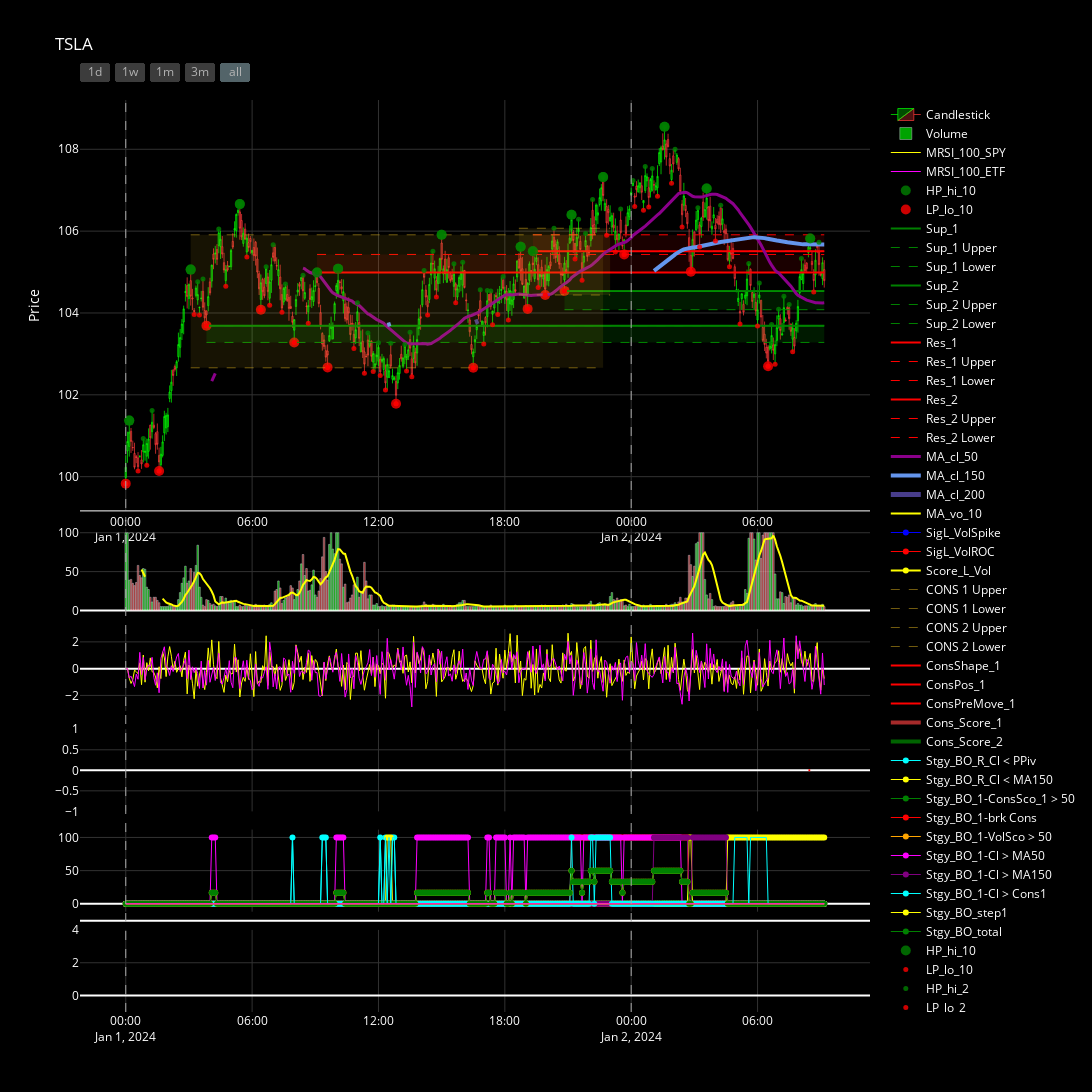

This figure's notebook cell:
### Code cell
f_day.backtest_setup(start=-10, end=-1, save_snapshots=True)
f_day.backtest_run(clear_snapshots=True)

f_day.run_snapshots(0,50, plot=True, display_df=False, sleep_time=0.1, width=2000, height=1500)

### Figure 1 — Plotly figure (JSON) as saved in the notebook; plotly's stock layout.template omitted (floating-point values rounded to 4 significant figures; data arrays with more than 128 entries replaced by an {"elided": "..."} marker saying what was removed)
{"data": [{"close": {"elided": "399 float values"}, "decreasing": {"fillcolor": "rgba(255, 59, 59, 0.3)", "line": {"color": "rgba(255, 59, 59, 0.7)", "width": 1}}, "high": {"elided": "399 float values"}, "increasing": {"fillcolor": "rgba(0, 255, 0, 0.3)", "line": {"color": "rgba(0, 255, 0, 0.7)", "width": 1}}, "low": {"elided": "399 float values"}, "name": "Candlestick", "open": {"elided": "399 float values"}, "type": "candlestick", "x": {"elided": "399 str values"}, "xaxis": "x", "yaxis": "y"}, {"marker": {"color": {"elided": "399 str values"}}, "name": "Volume", "opacity": 0.8, "type": "bar", "x": {"elided": "399 str values"}, "xaxis": "x2", "y": {"elided": "399 int values"}, "yaxis": "y2"}, {"line": {"color": "yellow", "dash": "solid", "width": 1}, "name": "MRSI_100_SPY", "type": "scatter", "x": {"elided": "399 str values"}, "xaxis": "x3", "y": {"elided": "399 float values"}, "yaxis": "y3"}, {"line": {"color": "magenta", "dash": "solid", "width": 1}, "name": "MRSI_100_ETF", "type": "scatter", "x": {"elided": "399 str values"}, "xaxis": "x3", "y": {"elided": "399 float values"}, "yaxis": "y3"}, {"marker": {"color": "green", "opacity": 0.8, "size": 10}, "mode": "markers", "name": "HP_hi_10", "type": "scatter", "x": {"elided": "399 str values"}, "xaxis": "x", "y": {"elided": "399 float values"}, "yaxis": "y"}, {"marker": {"color": "red", "opacity": 0.8, "size": 10}, "mode": "markers", "name": "LP_lo_10", "type": "scatter", "x": {"elided": "399 str values"}, "xaxis": "x", "y": {"elided": "399 float values"}, "yaxis": "y"}, {"line": {"color": "green", "dash": "solid", "width": 2}, "name": "Sup_1", "type": "scatter", "x": {"elided": "399 str values"}, "xaxis": "x", "y": {"elided": "399 float values"}, "yaxis": "y"}, {"line": {"color": "green", "dash": "dash", "width": 1}, "name": "Sup_1 Upper", "type": "scatter", "x": {"elided": "399 str values"}, "xaxis": "x", "y": {"elided": "399 float values"}, "yaxis": "y"}, {"line": {"color": "green", "dash": "dash", "width": 1}, "name": "Sup_1 Lower", "type": "scatter", "x": {"elided": "399 str values"}, "xaxis": "x", "y": {"elided": "399 float values"}, "yaxis": "y"}, {"fill": "toself", "fillcolor": "rgba(0, 255, 0, 0.1)", "line": {"color": "rgba(255,255,255,0)"}, "name": "Sup_1 Zone", "showlegend": false, "type": "scatter", "x": {"elided": "798 str values"}, "xaxis": "x", "y": {"elided": "798 float values"}, "yaxis": "y"}, {"line": {"color": "green", "dash": "solid", "width": 2}, "name": "Sup_2", "type": "scatter", "x": {"elided": "399 str values"}, "xaxis": "x", "y": {"elided": "399 float values"}, "yaxis": "y"}, {"line": {"color": "green", "dash": "dash", "width": 1}, "name": "Sup_2 Upper", "type": "scatter", "x": {"elided": "399 str values"}, "xaxis": "x", "y": {"elided": "399 float values"}, "yaxis": "y"}, {"line": {"color": "green", "dash": "dash", "width": 1}, "name": "Sup_2 Lower", "type": "scatter", "x": {"elided": "399 str values"}, "xaxis": "x", "y": {"elided": "399 float values"}, "yaxis": "y"}, {"fill": "toself", "fillcolor": "rgba(0, 255, 0, 0.1)", "line": {"color": "rgba(255,255,255,0)"}, "name": "Sup_2 Zone", "showlegend": false, "type": "scatter", "x": {"elided": "798 str values"}, "xaxis": "x", "y": {"elided": "798 float values"}, "yaxis": "y"}, {"line": {"color": "red", "dash": "solid", "width": 2}, "name": "Res_1", "type": "scatter", "x": {"elided": "399 str values"}, "xaxis": "x", "y": {"elided": "399 float values"}, "yaxis": "y"}, {"line": {"color": "red", "dash": "dash", "width": 1}, "name": "Res_1 Upper", "type": "scatter", "x": {"elided": "399 str values"}, "xaxis": "x", "y": {"elided": "399 float values"}, "yaxis": "y"}, {"line": {"color": "red", "dash": "dash", "width": 1}, "name": "Res_1 Lower", "type": "scatter", "x": {"elided": "399 str values"}, "xaxis": "x", "y": {"elided": "399 float values"}, "yaxis": "y"}, {"fill": "toself", "fillcolor": "rgba(255, 0, 0, 0.1)", "line": {"color": "rgba(255,255,255,0)"}, "name": "Res_1 Zone", "showlegend": false, "type": "scatter", "x": {"elided": "798 str values"}, "xaxis": "x", "y": {"elided": "798 float values"}, "yaxis": "y"}, {"line": {"color": "red", "dash": "solid", "width": 2}, "name": "Res_2", "type": "scatter", "x": {"elided": "399 str values"}, "xaxis": "x", "y": {"elided": "399 float values"}, "yaxis": "y"}, {"line": {"color": "red", "dash": "dash", "width": 1}, "name": "Res_2 Upper", "type": "scatter", "x": {"elided": "399 str values"}, "xaxis": "x", "y": {"elided": "399 float values"}, "yaxis": "y"}, {"line": {"color": "red", "dash": "dash", "width": 1}, "name": "Res_2 Lower", "type": "scatter", "x": {"elided": "399 str values"}, "xaxis": "x", "y": {"elided": "399 float values"}, "yaxis": "y"}, {"fill": "toself", "fillcolor": "rgba(255, 0, 0, 0.1)", "line": {"color": "rgba(255,255,255,0)"}, "name": "Res_2 Zone", "showlegend": false, "type": "scatter", "x": {"elided": "798 str values"}, "xaxis": "x", "y": {"elided": "798 float values"}, "yaxis": "y"}, {"line": {"color": "darkmagenta", "dash": "solid", "width": 3}, "name": "MA_cl_50", "type": "scatter", "x": {"elided": "399 str values"}, "xaxis": "x", "y": {"elided": "399 float values"}, "yaxis": "y"}, {"line": {"color": "cornflowerblue", "dash": "solid", "width": 4}, "name": "MA_cl_150", "type": "scatter", "x": {"elided": "399 str values"}, "xaxis": "x", "y": {"elided": "399 float values"}, "yaxis": "y"}, {"line": {"color": "darkslateblue", "dash": "solid", "width": 5}, "name": "MA_cl_200", "type": "scatter", "x": {"elided": "399 str values"}, "xaxis": "x", "y": {"elided": "399 float values"}, "yaxis": "y"}, {"line": {"color": "yellow", "dash": "solid", "width": 2}, "name": "MA_vo_10", "type": "scatter", "x": {"elided": "399 str values"}, "xaxis": "x2", "y": {"elided": "399 float values"}, "yaxis": "y2"}, {"line": {"color": "blue", "dash": "solid", "width": 1}, "mode": "lines+markers", "name": "SigL_VolSpike", "type": "scatter", "x": {"elided": "399 str values"}, "xaxis": "x4", "y": {"elided": "399 null values"}, "yaxis": "y4"}, {"line": {"color": "red", "dash": "solid", "width": 1}, "mode": "lines+markers", "name": "SigL_VolROC", "type": "scatter", "x": {"elided": "399 str values"}, "xaxis": "x4", "y": {"elided": "399 null values"}, "yaxis": "y4"}, {"line": {"color": "yellow", "dash": "solid", "width": 2}, "mode": "lines+markers", "name": "Score_L_Vol", "type": "scatter", "x": {"elided": "399 str values"}, "xaxis": "x4", "y": {"elided": "399 null values"}, "yaxis": "y4"}, {"line": {"color": "rgba(225, 182, 30, 0.5)", "dash": "dash", "width": 1}, "name": "CONS 1 Upper", "type": "scatter", "x": {"elided": "399 str values"}, "xaxis": "x", "y": {"elided": "399 float values"}, "yaxis": "y"}, {"line": {"color": "rgba(225, 182, 30, 0.5)", "dash": "dash", "width": 1}, "name": "CONS 1 Lower", "type": "scatter", "x": {"elided": "399 str values"}, "xaxis": "x", "y": {"elided": "399 float values"}, "yaxis": "y"}, {"fill": "toself", "fillcolor": "rgba(225, 182, 30, 0.1)", "line": {"color": "rgba(255,255,255,0)"}, "name": "CONS 1 Zone", "showlegend": false, "type": "scatter", "x": ["2024-01-01T18:40:00", "2024-01-01T18:45:00", "2024-01-01T18:50:00", "2024-01-01T18:55:00", "2024-01-01T19:00:00", "2024-01-01T19:05:00", "2024-01-01T19:10:00", "2024-01-01T19:15:00", "2024-01-01T19:20:00", "2024-01-01T19:25:00", "2024-01-01T19:30:00", "2024-01-01T19:35:00", "2024-01-01T19:40:00", "2024-01-01T19:45:00", "2024-01-01T19:50:00", "2024-01-01T19:55:00", "2024-01-01T20:00:00", "2024-01-01T20:05:00", "2024-01-01T20:10:00", "2024-01-01T20:15:00", "2024-01-01T20:20:00", "2024-01-01T20:25:00", "2024-01-01T20:30:00", "2024-01-01T20:35:00", "2024-01-01T20:40:00", "2024-01-01T20:45:00", "2024-01-01T20:50:00", "2024-01-01T20:55:00", "2024-01-01T21:00:00", "2024-01-01T21:05:00", "2024-01-01T21:10:00", "2024-01-01T21:15:00", "2024-01-01T21:20:00", "2024-01-01T21:25:00", "2024-01-01T21:30:00", "2024-01-01T21:35:00", "2024-01-01T21:40:00", "2024-01-01T21:45:00", "2024-01-01T21:50:00", "2024-01-01T21:55:00", "2024-01-01T22:00:00", "2024-01-01T22:05:00", "2024-01-01T22:10:00", "2024-01-01T22:15:00", "2024-01-01T22:20:00", "2024-01-01T22:25:00", "2024-01-01T22:30:00", "2024-01-01T22:35:00", "2024-01-01T22:40:00", "2024-01-01T22:45:00", "2024-01-01T22:50:00", "2024-01-01T22:55:00", "2024-01-01T23:00:00", "2024-01-01T23:00:00", "2024-01-01T22:55:00", "2024-01-01T22:50:00", "2024-01-01T22:45:00", "2024-01-01T22:40:00", "2024-01-01T22:35:00", "2024-01-01T22:30:00", "2024-01-01T22:25:00", "2024-01-01T22:20:00", "2024-01-01T22:15:00", "2024-01-01T22:10:00", "2024-01-01T22:05:00", "2024-01-01T22:00:00", "2024-01-01T21:55:00", "2024-01-01T21:50:00", "2024-01-01T21:45:00", "2024-01-01T21:40:00", "2024-01-01T21:35:00", "2024-01-01T21:30:00", "2024-01-01T21:25:00", "2024-01-01T21:20:00", "2024-01-01T21:15:00", "2024-01-01T21:10:00", "2024-01-01T21:05:00", "2024-01-01T21:00:00", "2024-01-01T20:55:00", "2024-01-01T20:50:00", "2024-01-01T20:45:00", "2024-01-01T20:40:00", "2024-01-01T20:35:00", "2024-01-01T20:30:00", "2024-01-01T20:25:00", "2024-01-01T20:20:00", "2024-01-01T20:15:00", "2024-01-01T20:10:00", "2024-01-01T20:05:00", "2024-01-01T20:00:00", "2024-01-01T19:55:00", "2024-01-01T19:50:00", "2024-01-01T19:45:00", "2024-01-01T19:40:00", "2024-01-01T19:35:00", "2024-01-01T19:30:00", "2024-01-01T19:25:00", "2024-01-01T19:20:00", "2024-01-01T19:15:00", "2024-01-01T19:10:00", "2024-01-01T19:05:00", "2024-01-01T19:00:00", "2024-01-01T18:55:00", "2024-01-01T18:50:00", "2024-01-01T18:45:00", "2024-01-01T18:40:00"], "xaxis": "x", "y": [106.1, 106.1, 106.1, 106.1, 106.1, 106.1, 106.1, 106.1, 106.1, 106.1, 106.1, 106.1, 106.1, 106.1, 106.1, 106.1, 106.1, 106.1, 106.1, 106.1, 106.1, 106.1, 106.1, 106.1, 106.1, 106.1, 106.1, 106.1, 106.1, 106.1, 106.1, 106.1, 106.1, 106.1, 106.1, 106.1, 106.1, 106.1, 106.1, 106.1, 106.1, 106.1, 106.1, 106.1, 106.1, 106.1, 106.1, 106.1, 106.1, 106.1, 106.1, 106.1, 106.1, 104.4, 104.4, 104.4, 104.4, 104.4, 104.4, 104.4, 104.4, 104.4, 104.4, 104.4, 104.4, 104.4, 104.4, 104.4, 104.4, 104.4, 104.4, 104.4, 104.4, 104.4, 104.4, 104.4, 104.4, 104.4, 104.4, 104.4, 104.4, 104.4, 104.4, 104.4, 104.4, 104.4, 104.4, 104.4, 104.4, 104.4, 104.4, 104.4, 104.4, 104.4, 104.4, 104.4, 104.4, 104.4, 104.4, 104.4, 104.4, 104.4, 104.4, 104.4, 104.4, 104.4], "yaxis": "y"}, {"line": {"color": "rgba(225, 182, 30, 0.5)", "dash": "dash", "width": 1}, "name": "CONS 2 Upper", "type": "scatter", "x": {"elided": "399 str values"}, "xaxis": "x", "y": {"elided": "399 float values"}, "yaxis": "y"}, {"line": {"color": "rgba(225, 182, 30, 0.5)", "dash": "dash", "width": 1}, "name": "CONS 2 Lower", "type": "scatter", "x": {"elided": "399 str values"}, "xaxis": "x", "y": {"elided": "399 float values"}, "yaxis": "y"}, {"fill": "toself", "fillcolor": "rgba(225, 182, 30, 0.1)", "line": {"color": "rgba(255,255,255,0)"}, "name": "CONS 2 Zone", "showlegend": false, "type": "scatter", "x": {"elided": "472 str values"}, "xaxis": "x", "y": {"elided": "472 float values"}, "yaxis": "y"}, {"line": {"color": "red", "dash": "solid", "width": 2}, "name": "ConsShape_1", "type": "scatter", "x": {"elided": "399 str values"}, "xaxis": "x4", "y": {"elided": "399 null values"}, "yaxis": "y4"}, {"line": {"color": "red", "dash": "solid", "width": 2}, "name": "ConsPos_1", "type": "scatter", "x": {"elided": "399 str values"}, "xaxis": "x4", "y": {"elided": "399 int values"}, "yaxis": "y4"}, {"line": {"color": "red", "dash": "solid", "width": 2}, "name": "ConsPreMove_1", "type": "scatter", "x": {"elided": "399 str values"}, "xaxis": "x4", "y": {"elided": "399 null values"}, "yaxis": "y4"}, {"line": {"color": "brown", "dash": "solid", "width": 4}, "name": "Cons_Score_1", "type": "scatter", "x": {"elided": "399 str values"}, "xaxis": "x4", "y": {"elided": "399 null values"}, "yaxis": "y4"}, {"line": {"color": "darkgreen", "dash": "solid", "width": 4}, "name": "Cons_Score_2", "type": "scatter", "x": {"elided": "399 str values"}, "xaxis": "x4", "y": {"elided": "399 null values"}, "yaxis": "y4"}, {"line": {"color": "cyan", "dash": "solid", "width": 1}, "mode": "lines+markers", "name": "Stgy_BO_R_Cl < PPiv", "type": "scatter", "x": {"elided": "399 str values"}, "xaxis": "x5", "y": {"elided": "399 int values"}, "yaxis": "y5"}, {"line": {"color": "yellow", "dash": "solid", "width": 1}, "mode": "lines+markers", "name": "Stgy_BO_R_Cl < MA150", "type": "scatter", "x": {"elided": "399 str values"}, "xaxis": "x5", "y": {"elided": "399 int values"}, "yaxis": "y5"}, {"line": {"color": "green", "dash": "solid", "width": 1}, "mode": "lines+markers", "name": "Stgy_BO_1-ConsSco_1 > 50", "type": "scatter", "x": {"elided": "399 str values"}, "xaxis": "x5", "y": {"elided": "399 int values"}, "yaxis": "y5"}, {"line": {"color": "red", "dash": "solid", "width": 1}, "mode": "lines+markers", "name": "Stgy_BO_1-brk Cons", "type": "scatter", "x": {"elided": "399 str values"}, "xaxis": "x5", "y": {"elided": "399 int values"}, "yaxis": "y5"}, {"line": {"color": "orange", "dash": "solid", "width": 1}, "mode": "lines+markers", "name": "Stgy_BO_1-VolSco > 50", "type": "scatter", "x": {"elided": "399 str values"}, "xaxis": "x5", "y": {"elided": "399 int values"}, "yaxis": "y5"}, {"line": {"color": "magenta", "dash": "solid", "width": 1}, "mode": "lines+markers", "name": "Stgy_BO_1-Cl > MA50", "type": "scatter", "x": {"elided": "399 str values"}, "xaxis": "x5", "y": {"elided": "399 int values"}, "yaxis": "y5"}, {"line": {"color": "purple", "dash": "solid", "width": 1}, "mode": "lines+markers", "name": "Stgy_BO_1-Cl > MA150", "type": "scatter", "x": {"elided": "399 str values"}, "xaxis": "x5", "y": {"elided": "399 int values"}, "yaxis": "y5"}, {"line": {"color": "cyan", "dash": "solid", "width": 1}, "mode": "lines+markers", "name": "Stgy_BO_1-Cl > Cons1", "type": "scatter", "x": {"elided": "399 str values"}, "xaxis": "x5", "y": {"elided": "399 int values"}, "yaxis": "y5"}, {"line": {"color": "yellow", "dash": "solid", "width": 1}, "mode": "lines+markers", "name": "Stgy_BO_step1", "type": "scatter", "x": {"elided": "399 str values"}, "xaxis": "x5", "y": {"elided": "399 float values"}, "yaxis": "y5"}, {"line": {"color": "green", "dash": "solid", "width": 1}, "mode": "lines+markers", "name": "Stgy_BO_total", "type": "scatter", "x": {"elided": "399 str values"}, "xaxis": "x5", "y": {"elided": "399 float values"}, "yaxis": "y5"}, {"marker": {"color": "green", "opacity": 0.8, "size": 10}, "mode": "markers", "name": "HP_hi_10", "type": "scatter", "x": {"elided": "399 str values"}, "xaxis": "x", "y": {"elided": "399 float values"}, "yaxis": "y"}, {"marker": {"color": "red", "opacity": 0.8, "size": 5}, "mode": "markers", "name": "LP_lo_10", "type": "scatter", "x": {"elided": "399 str values"}, "xaxis": "x", "y": {"elided": "399 float values"}, "yaxis": "y"}, {"marker": {"color": "green", "opacity": 0.8, "size": 5}, "mode": "markers", "name": "HP_hi_2", "type": "scatter", "x": {"elided": "399 str values"}, "xaxis": "x", "y": {"elided": "399 float values"}, "yaxis": "y"}, {"marker": {"color": "red", "opacity": 0.8, "size": 5}, "mode": "markers", "name": "LP_lo_2", "type": "scatter", "x": {"elided": "399 str values"}, "xaxis": "x", "y": {"elided": "399 float values"}, "yaxis": "y"}, {"line": {"color": "cyan", "dash": "solid", "width": 1}, "name": "SigL_PB_HLLH", "type": "scatter", "x": {"elided": "399 str values"}, "xaxis": "x4", "y": {"elided": "399 null values"}, "yaxis": "y4"}, {"line": {"color": "magenta", "dash": "solid", "width": 1}, "name": "SigL_PB_ASClr", "type": "scatter", "x": {"elided": "399 str values"}, "xaxis": "x4", "y": {"elided": "399 null values"}, "yaxis": "y4"}, {"line": {"color": "yellow", "dash": "solid", "width": 1}, "name": "SigL_Olap", "type": "scatter", "x": {"elided": "399 str values"}, "xaxis": "x4", "y": {"elided": "399 null values"}, "yaxis": "y4"}, {"line": {"color": "yellow", "dash": "solid", "width": 2}, "name": "PB_LH_ASC_Olap_Av", "type": "scatter", "x": {"elided": "399 str values"}, "xaxis": "x4", "y": {"elided": "399 null values"}, "yaxis": "y4"}, {"line": {"color": "green", "dash": "solid", "width": 1}, "name": "SigL_RtcPivs", "type": "scatter", "x": {"elided": "399 str values"}, "xaxis": "x4", "y": {"elided": "399 null values"}, "yaxis": "y4"}, {"line": {"color": "orange", "dash": "solid", "width": 1}, "name": "SigL_PBN_FFI", "type": "scatter", "x": {"elided": "399 str values"}, "xaxis": "x4", "y": {"elided": "399 null values"}, "yaxis": "y4"}, {"line": {"color": "cyan", "dash": "solid", "width": 1}, "name": "Stgy_PB_R_Cl < PPiv", "type": "scatter", "x": {"elided": "399 str values"}, "xaxis": "x5", "y": {"elided": "399 int values"}, "yaxis": "y5"}, {"line": {"color": "yellow", "dash": "solid", "width": 1}, "name": "Stgy_PB_1-PB_Scores_Av", "type": "scatter", "x": {"elided": "399 str values"}, "xaxis": "x5", "y": {"elided": "399 int values"}, "yaxis": "y5"}, {"line": {"color": "green", "dash": "solid", "width": 1}, "name": "Stgy_PB_1-RtcPiv > 50", "type": "scatter", "x": {"elided": "399 str values"}, "xaxis": "x5", "y": {"elided": "399 int values"}, "yaxis": "y5"}, {"line": {"color": "red", "dash": "solid", "width": 1}, "name": "Stgy_PB_1-PBnrCons > 50", "type": "scatter", "x": {"elided": "399 str values"}, "xaxis": "x5", "y": {"elided": "399 int values"}, "yaxis": "y5"}, {"line": {"color": "orange", "dash": "solid", "width": 1}, "name": "Stgy_PB_step1", "type": "scatter", "x": {"elided": "399 str values"}, "xaxis": "x5", "y": {"elided": "399 int values"}, "yaxis": "y5"}, {"line": {"color": "magenta", "dash": "solid", "width": 1}, "name": "Stgy_PB_total", "type": "scatter", "x": {"elided": "399 str values"}, "xaxis": "x5", "y": {"elided": "399 int values"}, "yaxis": "y5"}, {"line": {"color": "yellow", "dash": "dot", "width": 1}, "name": "PBX_BO_Score", "type": "scatter", "x": {"elided": "399 str values"}, "xaxis": "x6", "y": {"elided": "399 null values"}, "yaxis": "y6"}, {"line": {"color": "cyan", "dash": "dot", "width": 1}, "name": "PBX_PB_Score", "type": "scatter", "x": {"elided": "399 str values"}, "xaxis": "x6", "y": {"elided": "399 null values"}, "yaxis": "y6"}, {"line": {"color": "lime", "dash": "solid", "width": 2}, "name": "PBX_ALL_Scores", "type": "scatter", "x": {"elided": "399 str values"}, "xaxis": "x6", "y": {"elided": "399 null values"}, "yaxis": "y6"}], "layout": {"bargap": 0.1, "boxgroupgap": 0, "font": {"color": "white"}, "height": 1500, "paper_bgcolor": "rgb(0,0,0)", "plot_bgcolor": "rgb(0,0,0)", "shapes": [{"line": {"color": "white", "width": 2}, "type": "line", "x0": 0, "x1": 1, "xref": "paper", "y0": 0.1, "y1": 0.1, "yref": "paper"}, {"line": {"color": "DarkGrey", "dash": "dash", "width": 1}, "type": "line", "x0": "2024-01-01T00:00:00", "x1": "2024-01-01T00:00:00", "xref": "x", "y0": 0, "y1": 1, "yref": "paper"}, {"line": {"color": "DarkGrey", "dash": "dash", "width": 1}, "type": "line", "x0": "2024-01-02T00:00:00", "x1": "2024-01-02T00:00:00", "xref": "x", "y0": 0, "y1": 1, "yref": "paper"}], "title": {"text": "TSLA"}, "width": 2000, "xaxis": {"anchor": "y", "domain": [0, 1], "gridcolor": "rgb(50, 50, 50)", "gridwidth": 1, "matches": "x6", "nticks": 10, "rangeselector": {"activecolor": "rgb(83, 100, 105)", "bgcolor": "rgb(60, 60, 60)", "buttons": [{"count": 1, "label": "1d", "step": "day", "stepmode": "backward"}, {"count": 7, "label": "1w", "step": "day", "stepmode": "backward"}, {"count": 1, "label": "1m", "step": "month", "stepmode": "backward"}, {"count": 3, "label": "3m", "step": "month", "stepmode": "backward"}, {"step": "all"}], "font": {"color": "rgb(179, 179, 179)"}}, "rangeslider": {"visible": false}, "showgrid": true, "showline": true, "showticklabels": true, "tickmode": "auto"}, "xaxis2": {"anchor": "y2", "domain": [0, 1], "gridcolor": "rgb(50, 50, 50)", "gridwidth": 1, "matches": "x6", "showgrid": true, "showticklabels": false}, "xaxis3": {"anchor": "y3", "domain": [0, 1], "gridcolor": "rgb(50, 50, 50)", "gridwidth": 1, "matches": "x6", "showgrid": true, "showticklabels": false}, "xaxis4": {"anchor": "y4", "domain": [0, 1], "gridcolor": "rgb(50, 50, 50)", "gridwidth": 1, "matches": "x6", "showgrid": true, "showticklabels": false}, "xaxis5": {"anchor": "y5", "domain": [0, 1], "gridcolor": "rgb(50, 50, 50)", "gridwidth": 1, "matches": "x6", "showgrid": true, "showticklabels": false}, "xaxis6": {"anchor": "y6", "domain": [0, 1], "gridcolor": "rgb(50, 50, 50)", "gridwidth": 1, "showgrid": true}, "yaxis": {"anchor": "x", "domain": [0.55, 1], "gridcolor": "rgb(50, 50, 50)", "gridwidth": 1, "showgrid": true, "title": {"text": "Price"}}, "yaxis2": {"anchor": "x2", "domain": [0.44, 0.53], "gridcolor": "rgb(50, 50, 50)", "gridwidth": 1, "showgrid": true}, "yaxis3": {"anchor": "x3", "domain": [0.33, 0.42], "gridcolor": "rgb(50, 50, 50)", "gridwidth": 1, "showgrid": true}, "yaxis4": {"anchor": "x4", "domain": [0.22, 0.31], "gridcolor": "rgb(50, 50, 50)", "gridwidth": 1, "showgrid": true}, "yaxis5": {"anchor": "x5", "domain": [0.11, 0.2], "gridcolor": "rgb(50, 50, 50)", "gridwidth": 1, "showgrid": true}, "yaxis6": {"anchor": "x6", "domain": [0, 0.09], "gridcolor": "rgb(50, 50, 50)", "gridwidth": 1, "showgrid": true}}}
